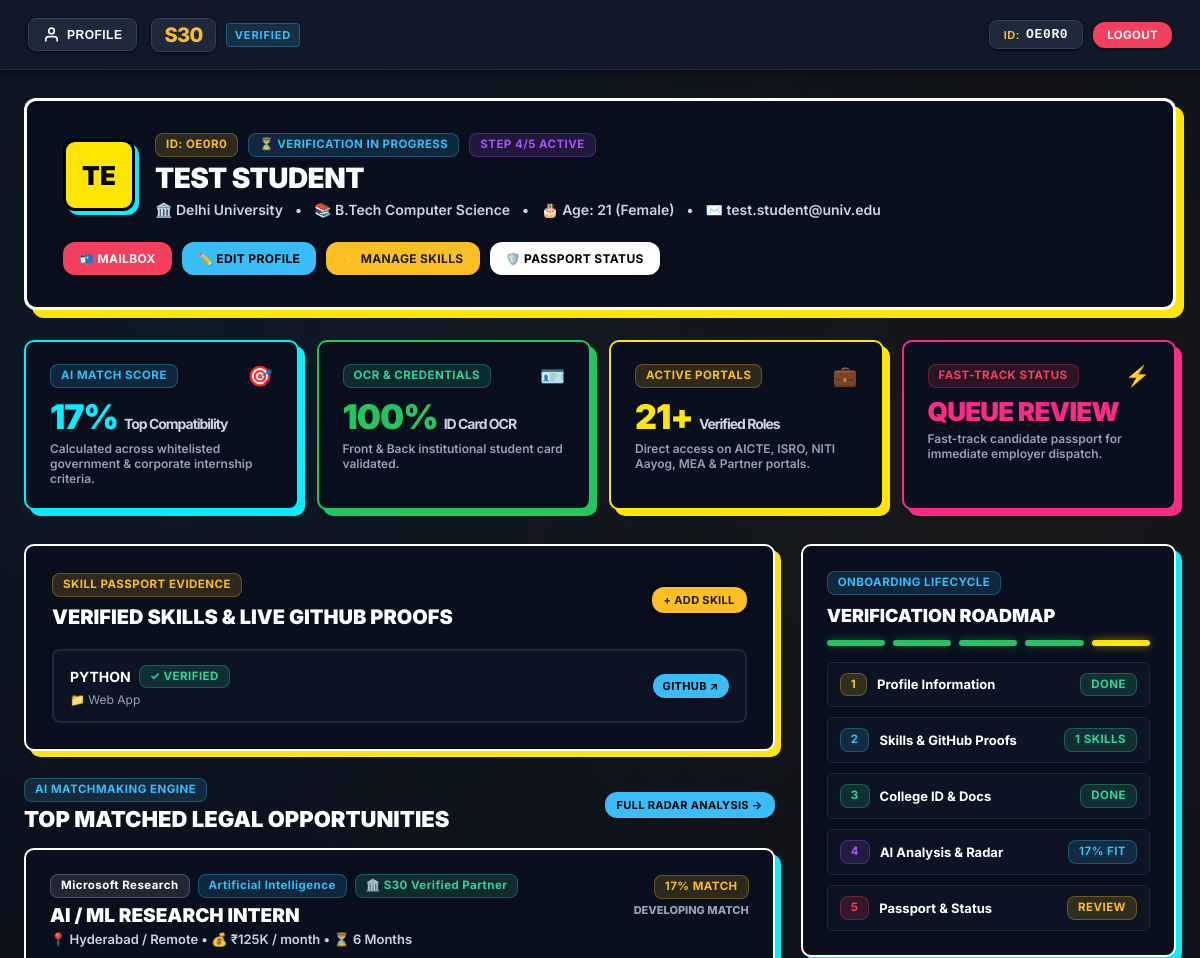
The page /dashboard (signed in, upper part) on the database as committed earlier.
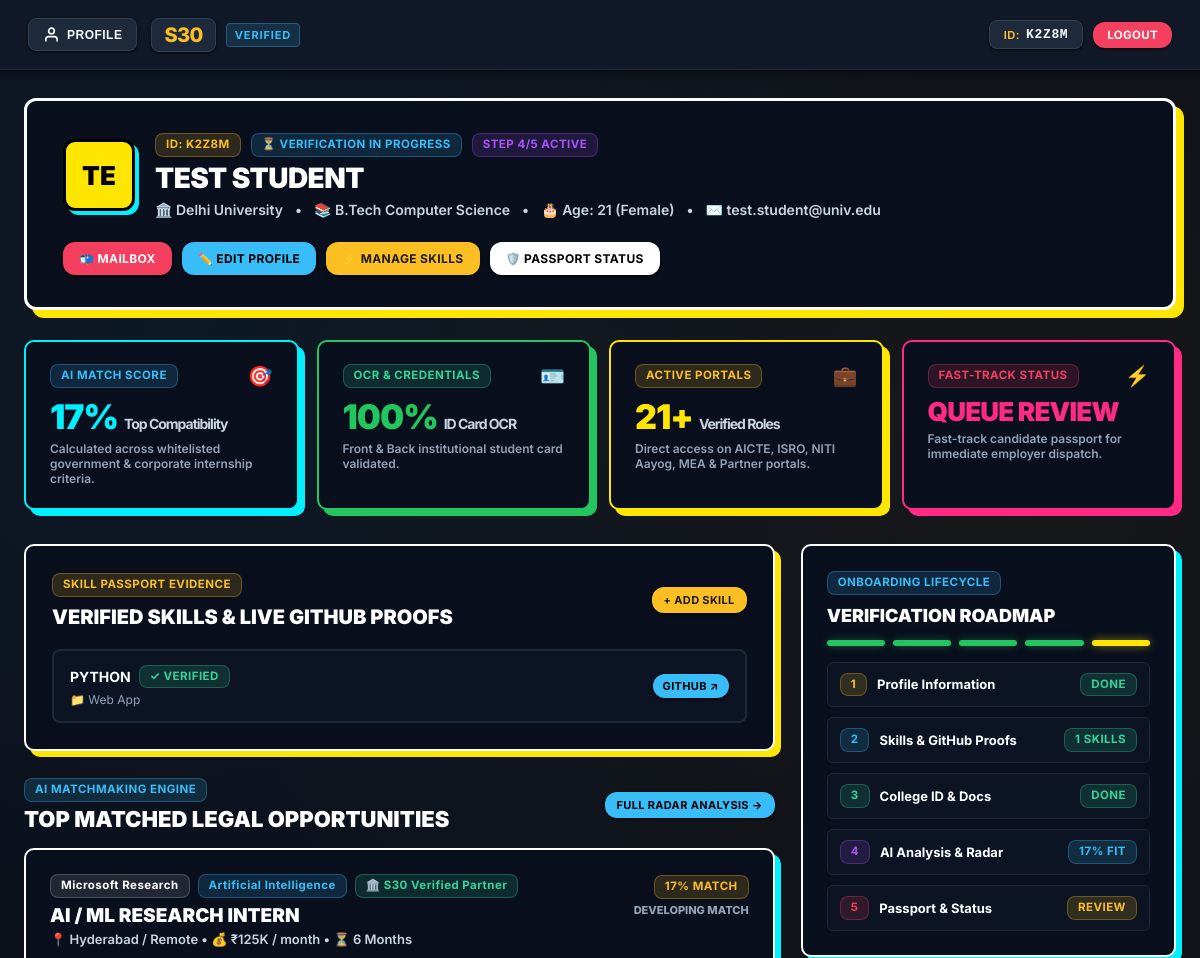
The same page on the database as committed later.
### tables this page shows
CREATE TABLE users (
        id INTEGER PRIMARY KEY AUTOINCREMENT,
        user_code TEXT UNIQUE NOT NULL,
        full_name TEXT NOT NULL,
        email TEXT UNIQUE NOT NULL,
        gender TEXT DEFAULT 'Male',
        age INTEGER DEFAULT 20,
        password_hash TEXT NOT NULL,
        school TEXT,
        coursework TEXT,
        step INTEGER DEFAULT 1,
        pdf_status TEXT DEFAULT 'DONE',
        manual_status TEXT DEFAULT 'IN PROGRESS',
        career_intent TEXT DEFAULT 'both',
        is_banned INTEGER DEFAULT 0,
        ban_reason TEXT,
        created_at TIMESTAMP DEFAULT CURRENT_TIMESTAMP
    , email_verified INTEGER DEFAULT 0);

### app.py (the view, shortened to what this page needs)
@app.route("/candidate/home")
@app.route("/dashboard")
def candidate_home():
    user = get_current_user()
    if not user:
        return redirect(url_for("login_page"))
    conn = database.get_db_connection()
    user_row = conn.execute("SELECT * FROM users WHERE id = ?", (user["id"],)).fetchone()
    skills = conn.execute("SELECT * FROM user_skills WHERE user_id = ? ORDER BY id ASC", (user["id"],)).fetchall()
    docs = conn.execute("SELECT * FROM user_documents WHERE user_id = ? ORDER BY id DESC", (user["id"],)).fetchall()
    joined_invite = conn.execute("""
    SELECT ti.id, t.id as team_id, t.team_name, t.team_code, t.theme, t.team_size,
           u.full_name as leader_name, u.user_code as leader_code
    FROM team_invites ti
    JOIN teams t ON ti.team_id = t.id
    JOIN users u ON t.leader_id = u.id
    WHERE ti.receiver_id = ? AND ti.invite_type = 'INVITATION' AND ti.status = 'ACCEPTED'
    ORDER BY ti.id DESC LIMIT 1
    """, (user["id"],)).fetchone()
    requested_join = conn.execute("""
    SELECT ti.id, t.id as team_id, t.team_name, t.team_code, t.theme, t.team_size,
           u.full_name as leader_name, u.user_code as leader_code
    FROM team_invites ti
    JOIN teams t ON ti.team_id = t.id
    JOIN users u ON t.leader_id = u.id
    WHERE ti.sender_id = ? AND ti.invite_type = 'JOIN_REQUEST' AND ti.status = 'ACCEPTED'
    ORDER BY ti.id DESC LIMIT 1
    """, (user["id"],)).fetchone()
    led_team = conn.execute("SELECT * FROM teams WHERE leader_id = ? ORDER BY id DESC LIMIT 1", (user["id"],)).fetchone()
    my_team = None
    my_team_role = None
    conn.close()
    user_dict = dict(user_row) if user_row else dict(user)
    skills_list = [dict(s) for s in skills]
    docs_list = [dict(d) for d in docs]
    matches = calculate_internship_matches(user_dict, skills_list)
    team_matches = calculate_team_formation_matches(user_dict, skills_list)
    top_scores = [m["match_percentage"] for m in matches[:3]]
    avg_score = int(sum(top_scores) / len(top_scores)) if top_scores else 75
    return render_template(
        "candidate_home.html",
        active_step=4,
        user=user_dict,
        skills=skills_list,
        documents=docs_list,
        matches=matches,
        team_matches=team_matches,
        career_intent=user_dict.get("career_intent", "both"),
        overall_score=avg_score,
        top_match=matches[0] if matches else None,
        my_team=my_team,
        my_team_role=my_team_role
    )

### app.py (called while the page is built)
def get_current_user(create_default=False):
    user_id = session.get("user_id")
    if not user_id:
        return None
    conn = database.get_db_connection()
    user = conn.execute("SELECT * FROM users WHERE id = ?", (user_id,)).fetchone()
    conn.close()
    return dict(user) if user else None

@app.context_processor
def inject_user():
    return dict(current_user=get_current_user(create_default=False))

### database.py (called while the page is built)
def get_db_connection():
    conn = sqlite3.connect(DB_PATH, timeout=30.0, check_same_thread=False)
    conn.row_factory = sqlite3.Row
    try:
        conn.execute("PRAGMA journal_mode=WAL")
        conn.execute("PRAGMA busy_timeout=30000")
    except Exception:
        pass
    return conn

### templates/candidate_home.html (shortened to what the changed rows need)
{% extends "base.html" %}
{% block content_wrapper %}
<div class="candidate-dashboard-container">
  <div class="candidate-hero-banner">
    <div class="candidate-hero-grid">
      <div class="candidate-profile-meta">
        <div class="candidate-avatar-large">
          {{ user.full_name[:2].upper() if user and user.full_name else 'ST' }}
        </div>
        <div class="candidate-info-block">
          <div style="display: flex; align-items: center; gap: 10px; margin-bottom: 4px; flex-wrap: wrap;">
            <span class="neo-badge neo-badge-yellow" style="font-size: 12px; padding: 4px 10px;">
              ID: {{ user.user_code if user and user.user_code else 'A7X9K' }}
            </span>
            {% if is_approved %}
              <span class="neo-badge neo-badge-green" style="font-size: 12px; padding: 4px 10px;">
                ✓ 100% VERIFIED CANDIDATE
              </span>
            {% elif user.is_banned %}
              <span class="neo-badge neo-badge-pink" style="font-size: 12px; padding: 4px 10px;">
                ⚠️ SUSPENDED
              </span>
            {% else %}
              <span class="neo-badge neo-badge-cyan" style="font-size: 12px; padding: 4px 10px;">
                ⏳ VERIFICATION IN PROGRESS
              </span>
            {% endif %}
            <span class="neo-badge neo-badge-purple" style="font-size: 11px;">
              STEP {{ user.step or 4 }}/5 ACTIVE
            </span>
          </div>
          <h1>
            {{ user.full_name if user and user.full_name else 'Alex Rivera' }}
          </h1>
          <div class="candidate-meta-line">
            <span>🏛️ {{ user.school if user and user.school else 'Delhi University' }}</span>
            <span>•</span>
            <span>📚 {{ user.coursework if user and user.coursework else 'B.Tech Computer Science' }}</span>
            <span>•</span>
            <span>🎂 Age: {{ user.age or 21 }} ({{ user.gender or 'Male' }})</span>
            <span>•</span>
            <span>✉️ {{ user.email }}</span>
          </div>
        </div>
      </div>
    </div>
  </div>
  <div class="dashboard-main-grid">
    <div>
      <div style="background: #090f1d; border: 2.5px solid #ffffff; border-radius: 10px; padding: 26px; box-shadow: 6px 6px 0px #FFE600; margin-bottom: 26px;">
        <div style="display: flex; justify-content: space-between; align-items: center; margin-bottom: 20px; flex-wrap: wrap; gap: 12px;">
          <div>
            <h2 style="font-size: 20px; font-weight: 900; color: #ffffff; text-transform: uppercase; margin-top: 4px;">
              Verified Skills & Live GitHub Proofs
            </h2>
          </div>
        </div>
      </div>
      <div style="margin-bottom: 26px;">
        <div style="display: flex; justify-content: space-between; align-items: center; margin-bottom: 16px; flex-wrap: wrap; gap: 12px;">
          <div>
            <h2 style="font-size: 22px; font-weight: 900; color: #ffffff; text-transform: uppercase; margin-top: 4px;">
              Top Matched Legal Opportunities
            </h2>
          </div>
        </div>
      </div>
    </div>
    <div>
      <div style="background: #090f1d; border: 2.5px solid #ffffff; border-radius: 10px; padding: 24px; box-shadow: 6px 6px 0px #00f0ff; margin-bottom: 24px;">
        <div style="display: flex; flex-direction: column; gap: 10px;">
          <a href="{{ url_for('signup_documents') }}" style="display: flex; align-items: center; justify-content: space-between; padding: 10px 12px; background: #0c1322; border: 1.5px solid #1e293b; border-radius: 6px; color: #ffffff; text-decoration: none;">
            <div style="display: flex; align-items: center; gap: 10px;">
              <span class="neo-badge neo-badge-green" style="font-size: 10px;">3</span>
              <strong style="font-size: 13px;">College ID & Docs</strong>
            </div>
            <span class="neo-badge {% if user.pdf_status == 'DONE' %}neo-badge-green{% else %}neo-badge-yellow{% endif %}" style="font-size: 9px;">
              {{ user.pdf_status or 'DONE' }}
            </span>
          </a>
        </div>
      </div>
    </div>
  </div>
</div>
{% endblock %}

### templates/base.html (shortened to what this page needs)
<!DOCTYPE html>
<html lang="en">
<head>
  <link rel="stylesheet" href="{{ url_for('static', filename='css/style.css') }}?v=3.0">
</head>
<body>
  <header class="s30-navbar">
    <div class="s30-nav-container">
      {% set logged_user = user if user else current_user %}
      {% set is_dashboard_page = request.endpoint in ['candidate_home', 'signup_analysis', 'edit_profile', 'team_create', 'team_manage', 'mailbox', 'find_teams'] %}
      <div style="display: flex; align-items: center; gap: 14px;">
        {% if is_dashboard_page and logged_user and logged_user.user_code %}
        <button id="s30-profile-menu-btn" class="s30-profile-trigger-btn" aria-label="Open Profile and Navigation Menu" title="Open Profile & Navigation Menu" style="position: relative;">
          <span class="s30-profile-trigger-icon">
            <svg viewBox="0 0 24 24" fill="none" stroke="currentColor" stroke-width="2.3" stroke-linecap="round" stroke-linejoin="round" style="width: 17px; height: 17px;">
              <path d="M20 21v-2a4 4 0 0 0-4-4H8a4 4 0 0 0-4 4v2"></path>
              <circle cx="12" cy="7" r="4"></circle>
            </svg>
          </span>
          <span class="s30-profile-trigger-text">PROFILE</span>
        </button>
        {% endif %}
        <a href="{{ url_for('landing_page') }}" class="s30-brand">
          <span class="s30-logo-badge">S30</span>
          <span class="s30-brand-sub">VERIFIED</span>
        </a>
      </div>
      <div class="s30-nav-actions" style="display: flex; align-items: center; gap: 12px;">
        {% if logged_user and logged_user.user_code %}
          <div style="display: flex; align-items: center; gap: 10px;">
            <button id="s30-id-badge-btn" class="s30-profile-trigger-btn" style="position: relative; padding: 6px 14px !important; gap: 6px !important; background: var(--md-sys-color-surface-container) !important; cursor: pointer !important; border: 1px solid var(--md-sys-color-outline) !important; border-radius: var(--md-shape-sm) !important; box-shadow: var(--md-elevation-1) !important;" title="Click to view candidate passport menu">
              <span style="font-size: 11px; font-weight: 800; color: var(--md-sys-color-primary); text-transform: uppercase; letter-spacing: 0.05em;">ID:</span>
              <span style="font-family: monospace; font-size: 13px; font-weight: 800; color: var(--s30-text-primary); letter-spacing: 0.05em;">{{ logged_user.user_code }}</span>
            </button>
            <a href="{{ url_for('user_logout') }}" class="neo-btn neo-btn-pink" style="padding: 6px 14px !important; font-size: 11.5px !important;">
              LOGOUT
            </a>
          </div>
        {% endif %}
      </div>
    </div>
  </header>
  {% block content_wrapper %}{% endblock %}
</body>
</html>

Rows that differ between the two databases and show on the page:
changed users "TEST STUDENT": user_code "OE0R0" → "K2Z8M"
